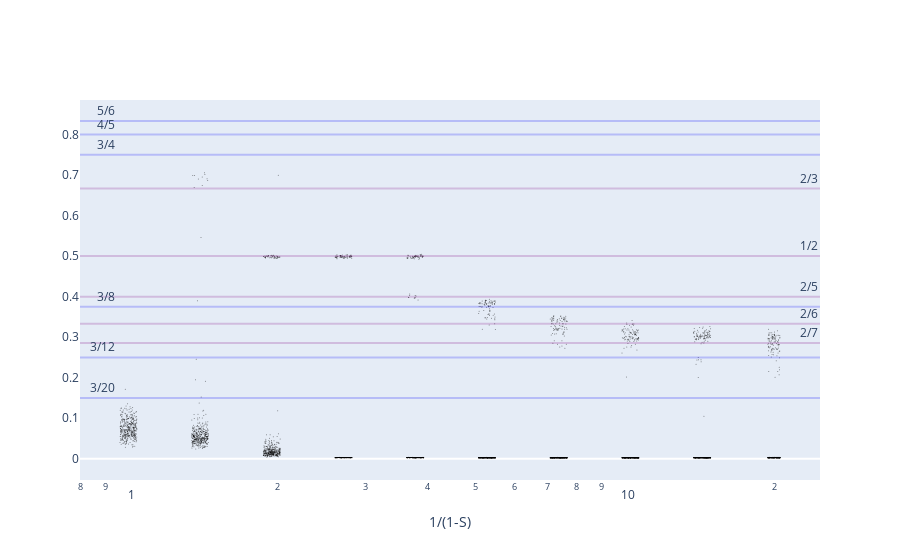

The notebook cell this image was saved under:
### Code cell
fig = go.Figure()

density = no_linear_model[0].feature_probability[:, 0].cpu()
W = no_linear_model[0].W.detach()

for a,b in [(1,2), (2,3), (2,5), (2,6), (2,7)]:
    val = a/b
    fig.add_hline(val, line_color="purple", opacity=0.2, annotation=dict(text=f"{a}/{b}"))

for a,b in [(5,6), (4,5), (3,4), (3,8), (3,12), (3,20)]:
    val = a/b
    fig.add_hline(val, line_color="blue", opacity=0.2, annotation=dict(text=f"{a}/{b}", x=0.05))

for i in range(len(W)):
    fracs_ = dim_fracs[i]
    N = fracs_.shape[0]
    xs = 1/density
    if i!= len(W)-1:
        dx = xs[i+1]-xs[i]
    fig.add_trace(
        go.Scatter(
            x=1/density[i]*np.ones(N)+dx*np.random.uniform(-0.1,0.1,N),
            y=fracs_,
            marker=dict(
                color='black',
                size=1,
                opacity=0.5,
            ),
            mode='markers',
        )
    )

fig.update_xaxes(
    type='log', 
    title='1/(1-S)',
    showgrid=False,
)
fig.update_yaxes(
    showgrid=False
)
fig.update_layout(showlegend=False)

### Figure 1 — Plotly figure (JSON) as saved in the notebook; plotly's stock layout.template omitted (floating-point values rounded to 4 significant figures; data arrays with more than 128 entries replaced by an {"elided": "..."} marker saying what was removed)
{"data": [{"marker": {"color": "black", "opacity": 0.5, "size": 1}, "mode": "markers", "type": "scatter", "x": {"elided": "400 float values"}, "y": {"elided": "400 float values"}}, {"marker": {"color": "black", "opacity": 0.5, "size": 1}, "mode": "markers", "type": "scatter", "x": {"elided": "400 float values"}, "y": {"elided": "400 float values"}}, {"marker": {"color": "black", "opacity": 0.5, "size": 1}, "mode": "markers", "type": "scatter", "x": {"elided": "400 float values"}, "y": {"elided": "400 float values"}}, {"marker": {"color": "black", "opacity": 0.5, "size": 1}, "mode": "markers", "type": "scatter", "x": {"elided": "400 float values"}, "y": {"elided": "400 float values"}}, {"marker": {"color": "black", "opacity": 0.5, "size": 1}, "mode": "markers", "type": "scatter", "x": {"elided": "400 float values"}, "y": {"elided": "400 float values"}}, {"marker": {"color": "black", "opacity": 0.5, "size": 1}, "mode": "markers", "type": "scatter", "x": {"elided": "400 float values"}, "y": {"elided": "400 float values"}}, {"marker": {"color": "black", "opacity": 0.5, "size": 1}, "mode": "markers", "type": "scatter", "x": {"elided": "400 float values"}, "y": {"elided": "400 float values"}}, {"marker": {"color": "black", "opacity": 0.5, "size": 1}, "mode": "markers", "type": "scatter", "x": {"elided": "400 float values"}, "y": {"elided": "400 float values"}}, {"marker": {"color": "black", "opacity": 0.5, "size": 1}, "mode": "markers", "type": "scatter", "x": {"elided": "400 float values"}, "y": {"elided": "400 float values"}}, {"marker": {"color": "black", "opacity": 0.5, "size": 1}, "mode": "markers", "type": "scatter", "x": {"elided": "400 float values"}, "y": {"elided": "400 float values"}}], "layout": {"annotations": [{"showarrow": false, "text": "1/2", "x": 1, "xanchor": "right", "xref": "x domain", "y": 0.5, "yanchor": "bottom", "yref": "y"}, {"showarrow": false, "text": "2/3", "x": 1, "xanchor": "right", "xref": "x domain", "y": 0.6667, "yanchor": "bottom", "yref": "y"}, {"showarrow": false, "text": "2/5", "x": 1, "xanchor": "right", "xref": "x domain", "y": 0.4, "yanchor": "bottom", "yref": "y"}, {"showarrow": false, "text": "2/6", "x": 1, "xanchor": "right", "xref": "x domain", "y": 0.3333, "yanchor": "bottom", "yref": "y"}, {"showarrow": false, "text": "2/7", "x": 1, "xanchor": "right", "xref": "x domain", "y": 0.2857, "yanchor": "bottom", "yref": "y"}, {"showarrow": false, "text": "5/6", "x": 0.05, "xanchor": "right", "xref": "x domain", "y": 0.8333, "yanchor": "bottom", "yref": "y"}, {"showarrow": false, "text": "4/5", "x": 0.05, "xanchor": "right", "xref": "x domain", "y": 0.8, "yanchor": "bottom", "yref": "y"}, {"showarrow": false, "text": "3/4", "x": 0.05, "xanchor": "right", "xref": "x domain", "y": 0.75, "yanchor": "bottom", "yref": "y"}, {"showarrow": false, "text": "3/8", "x": 0.05, "xanchor": "right", "xref": "x domain", "y": 0.375, "yanchor": "bottom", "yref": "y"}, {"showarrow": false, "text": "3/12", "x": 0.05, "xanchor": "right", "xref": "x domain", "y": 0.25, "yanchor": "bottom", "yref": "y"}, {"showarrow": false, "text": "3/20", "x": 0.05, "xanchor": "right", "xref": "x domain", "y": 0.15, "yanchor": "bottom", "yref": "y"}], "shapes": [{"line": {"color": "purple"}, "opacity": 0.2, "type": "line", "x0": 0, "x1": 1, "xref": "x domain", "y0": 0.5, "y1": 0.5, "yref": "y"}, {"line": {"color": "purple"}, "opacity": 0.2, "type": "line", "x0": 0, "x1": 1, "xref": "x domain", "y0": 0.6667, "y1": 0.6667, "yref": "y"}, {"line": {"color": "purple"}, "opacity": 0.2, "type": "line", "x0": 0, "x1": 1, "xref": "x domain", "y0": 0.4, "y1": 0.4, "yref": "y"}, {"line": {"color": "purple"}, "opacity": 0.2, "type": "line", "x0": 0, "x1": 1, "xref": "x domain", "y0": 0.3333, "y1": 0.3333, "yref": "y"}, {"line": {"color": "purple"}, "opacity": 0.2, "type": "line", "x0": 0, "x1": 1, "xref": "x domain", "y0": 0.2857, "y1": 0.2857, "yref": "y"}, {"line": {"color": "blue"}, "opacity": 0.2, "type": "line", "x0": 0, "x1": 1, "xref": "x domain", "y0": 0.8333, "y1": 0.8333, "yref": "y"}, {"line": {"color": "blue"}, "opacity": 0.2, "type": "line", "x0": 0, "x1": 1, "xref": "x domain", "y0": 0.8, "y1": 0.8, "yref": "y"}, {"line": {"color": "blue"}, "opacity": 0.2, "type": "line", "x0": 0, "x1": 1, "xref": "x domain", "y0": 0.75, "y1": 0.75, "yref": "y"}, {"line": {"color": "blue"}, "opacity": 0.2, "type": "line", "x0": 0, "x1": 1, "xref": "x domain", "y0": 0.375, "y1": 0.375, "yref": "y"}, {"line": {"color": "blue"}, "opacity": 0.2, "type": "line", "x0": 0, "x1": 1, "xref": "x domain", "y0": 0.25, "y1": 0.25, "yref": "y"}, {"line": {"color": "blue"}, "opacity": 0.2, "type": "line", "x0": 0, "x1": 1, "xref": "x domain", "y0": 0.15, "y1": 0.15, "yref": "y"}], "showlegend": false, "xaxis": {"showgrid": false, "title": {"text": "1/(1-S)"}, "type": "log"}, "yaxis": {"showgrid": false}}}
